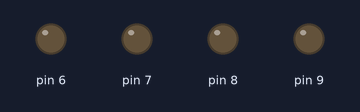
This sketch was run on a simulated Arduino Uno, built with avr-gcc and run on an emulated ATmega328P. Shown: output pins drawn as LEDs (lit = HIGH).

Above: at 0.4 s.
At 1.9 s:
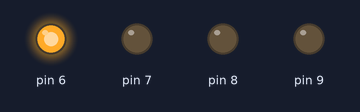
At 3.9 s:
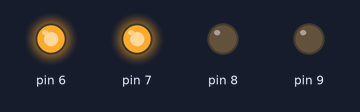
At 5.9 s:
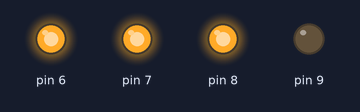
At 8.4 s:
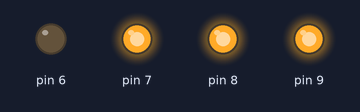
At 9.4 s:
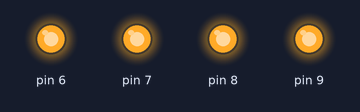
Timing chart, 0 to 10.4 s (numbered marks = the images above):
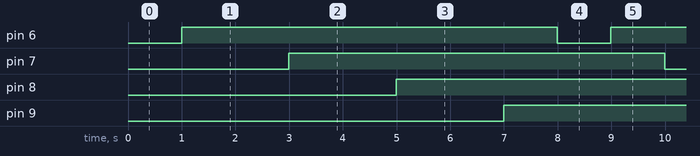

The sketch:

blinkSeq.ino
```cpp
/* blinkSeq.ino

 A variation on "Hello World" for the Arduberry
 (C) 2014 Dougie Lawson, Creative Commons v4.0 BY-NC-SA

 Wire four LEDs with 560ohm resistors to pins 6, 7, 8 & 9

 */

void setup() {

  for (int i=6; i<=9; i++) {
    pinMode(i, OUTPUT);
  }

}

void loop() {

  for (int i=6; i<=9; i++) {
    digitalWrite(i,LOW);
    delay(999);
    digitalWrite(i,HIGH);
    delay(999);
  }

}
```

Measured:
- by itself, pin 6–9: alternates HIGH for 7.0 s and LOW for 1.0 s
